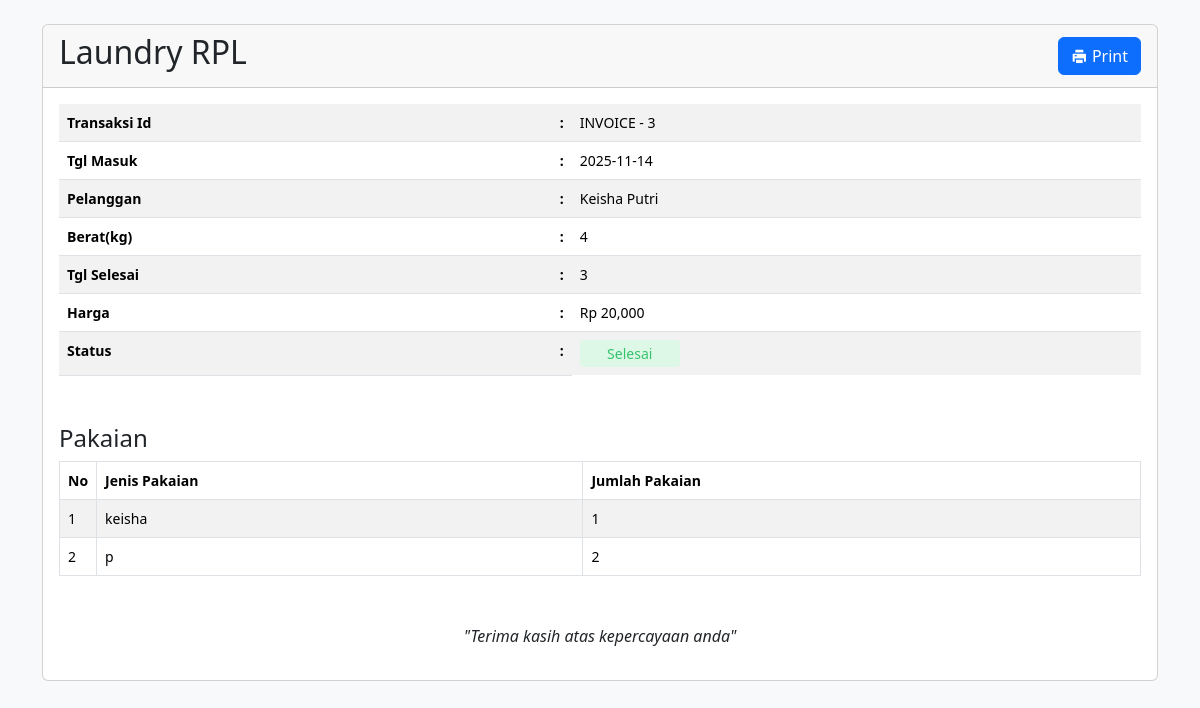
The page /laundrymvc/transaksi/invoice/3 (signed in) on the database its author committed.
### tables this page shows
CREATE TABLE `transaksi` (
  `transaksi_id` int NOT NULL,
  `transaksi_tgl` date NOT NULL,
  `pelanggan_id` int NOT NULL,
  `transaksi_harga` int NOT NULL,
  `transaksi_berat` int NOT NULL,
  `transaksi_tgl_selesai` date DEFAULT NULL,
  `transaksi_status` int DEFAULT '0'
);

CREATE TABLE `pelanggan` (
  `pelanggan_id` int NOT NULL,
  `pelanggan_nama` varchar(100) NOT NULL,
  `pelanggan_hp` varchar(15) NOT NULL,
  `pelanggan_alamat` text NOT NULL
);

CREATE TABLE `pakaian` (
  `pakaian_id` int NOT NULL,
  `transaksi_id` int NOT NULL,
  `pakaian_jenis` varchar(100) DEFAULT NULL,
  `pakaian_jumlah` int DEFAULT NULL
);

### laundrymvc/app/core/Controller.php (called while the page is built, shortened)
<?php
class Controller
{
    public function view($view, $data = array())
    {
        require_once 'app/views/' . $view . '.php';
    }
    public function model($model)
    {
        return new $model;
    }
}

### laundrymvc/app/controllers/Transaksi.php (called while the page is built, shortened)
<?php
class Transaksi extends Controller
{
    public function invoice($id)
    {
        $data['transaksi'] = $this->model('Transaksi_model')->invoiceTransaksi($id);
        $data['pakaian'] = $this->model('Transaksi_model')->invoicePakaian($id);
        $this->view('transaksi/invoice', $data);
    }
}

### laundrymvc/app/core/App.php (called while the page is built, shortened)
<?php
class App
{
    protected $controller = 'dashboard';
    protected $method = 'index';
    protected $params = [];
    public function __construct()
    {
        $url = $this->parse();
        if (file_exists('app/controllers/' . $url[0] . '.php')) {
            $this->controller = $url[0];
            unset($url[0]);
        }
        if (isset($_SESSION['ID_LOGIN'])) {
            $this->controller = new $this->controller;
        } else {
            $this->controller = 'login';
            require_once 'app/controllers/' . $this->controller . '.php';
            $this->controller = new $this->controller;
        }
        if (isset($url[1])) {
            if (method_exists($this->controller, $url[1])) {
                $this->method = $url[1];
                unset($url[1]);
            }
        }
        if (empty($url['url'])) {
            $this->params = array_values($url);
        }
        call_user_func_array([$this->controller, $this->method], $this->params);
    }
    public function parse()
    {
        if (isset($_GET['url'])) {
            $url = $_GET['url'];
        } else {
            $url = 'login';
        }
        $url = rtrim($url, '/');
        $url = filter_var($url, FILTER_SANITIZE_URL);
        $url = explode('/', $url);
        return $url;
    }
}

### laundrymvc/index.php (called while the page is built, shortened)
<?php
new App();

### laundrymvc/app/core/Database.php (called while the page is built, shortened)
<?php
class Database
{
    private $host = DB_HOST;
    private $user = DB_USER;
    private $password = DB_PASS;
    private $dbname = DB_NAME;
    private $dbh;
    private $stmt;
    public function __construct()
    {
        $dsn = 'mysql:host=' . $this->host . ';dbname=' . $this->dbname;
        $option = [
            PDO::ATTR_PERSISTENT => true,
            PDO::ATTR_ERRMODE => PDO::ERRMODE_EXCEPTION,
        ];
        try {
            $this->dbh = new PDO($dsn, $this->user, $this->password, $option);
        } catch (PDOException $e) {
            die('' . $e->getMessage());
        }
    }
    public function query($sql)
    {
        $this->stmt = $this->dbh->prepare($sql);
    }
    public function bind($param, $value, $type = null)
    {
        if ($type === null) {
            switch ($value) {
                default:
                    $type = PDO::PARAM_STR;
                    break;
            }
        }
        $this->stmt->bindValue($param, $value, $type);
    }
    public function execute()
    {
        $this->stmt->execute();
    }
    public function fetch()
    {
        return $this->stmt->fetchAll(PDO::FETCH_ASSOC);
    }
}

### laundrymvc/app/models/Transaksi_model.php (called while the page is built, shortened)
<?php
class Transaksi_model
{
    private $db;
    public function __construct()
    {
        $this->db = new Database();
    }
    public function invoiceTransaksi($id)
    {
        $this->db->query('SELECT * FROM transaksi t
                        JOIN pelanggan p on t.pelanggan_id = p.pelanggan_id
                        WHERE t.transaksi_id = :id');
        $this->db->bind('id', $id);
        $this->db->execute();
        return $this->db->single();
    }
    public function invoicePakaian($id)
    {
        $this->db->query('SELECT * FROM pakaian WHERE transaksi_id = :id');
        $this->db->bind('id', $id);
        $this->db->execute();
        return $this->db->fetch();
    }
}

### laundrymvc/app/views/transaksi/invoice.php (the view, shortened to what this page needs)
<!DOCTYPE html>
<html lang="en">
<head>
    <link rel="stylesheet" href="<?= BASEURL . 'css/bootstrap.css' ?>">
    <link rel="stylesheet" href="<?= BASEURL . 'css/style.css' ?>">
    <link href="https://cdn.jsdelivr.net/npm/remixicon@4.7.0/fonts/remixicon.css" rel="stylesheet" />
</head>
<body>
    <div class="container mt-4">
     <div class="card">
        <div class="card-header d-flex justify-content-between align-items-center">
            <h2>Laundry RPL</h2>
            <a href="<?= REDIRECT . 'transaksi/cetak_invoice/' . $data['transaksi']['transaksi_id']?>" class="btn btn-primary" target="_blank"><i class="ri-printer-fill"></i> Print</a>
        </div>
        <div class="card-body">
               <div class="table-reponsive">
            <table class="table table-striped">
                <tbody>
                    <tr>
                        <th>Transaksi Id</th>
                        <th width="1%">:</th>
                        <td>INVOICE - <?= $data['transaksi']['transaksi_id'] ?></td>
                    </tr>
                    <tr>
                        <th>Tgl Masuk</th>
                        <th width="1%">:</th>
                        <td><?= $data['transaksi']['transaksi_tgl'] ?></td>
                    </tr>
                    <tr>
                        <th>Pelanggan</th>
                        <th width="1%">:</th>
                        <td><?= $data['transaksi']['pelanggan_nama'] ?></td>
                    </tr>
                    <tr>
                        <th>Berat(kg)</th>
                        <th width="1%">:</th>
                        <td><?= $data['transaksi']['transaksi_berat'] ?></td>
                    </tr>
                    <tr>
                        <th>Tgl Selesai</th>
                        <th width="1%">:</th>
                        <td><?php if ($data['transaksi']['transaksi_tgl_selesai']) {
                            echo $data['transaksi']['transaksi_id'];
                        } else {
                            echo '<i>Masih Proses</i>';
                        } ?>
                        </td>
                    </tr>
                    <tr>
                        <th>Harga</th>
                        <th width="1%">:</th>
                        <td><?= 'Rp ' . number_format($data['transaksi']['transaksi_harga'], 0, '.') ?></td>
                    </tr>
                    <tr>
                        <th>Status</th>
                        <th width="1%">:</th>
                        <td class=" border-0" style="white-space: nowrap;">
                            <?php if ($data['transaksi']['transaksi_status'] == 0): ?>
                                <span
                                    style="background: #e8e3fd; color: #6e42f5; display: inline-block; width: 100px; text-align: center; border-radius:4px; padding: 3px 10px;">Masuk</span>
                            <?php elseif ($data['transaksi']['transaksi_status'] == 1): ?>
                                <span
                                    style="background: #feeed2; color: #e39b17; display: inline-block; width: 100px; text-align: center; border-radius:4px; padding: 3px 10px;">Diproses</span>
                            <?php elseif ($data['transaksi']['transaksi_status'] == 2): ?>
                                <span
                                    style="background: #ddf8e6; color: #35c36c; display: inline-block; width: 100px; text-align: center; border-radius:4px; padding: 3px 10px;">Selesai</span>
                            <?php else: ?>
                                <p>Status Invalid</p>
                            <?php endif; ?>
                        </td>
                    </tr>
                </tbody>
            </table>
        </div>
        <div class="table-responsive mt-5">
            <h4>Pakaian</h4>
            <table class="table table-bordered table-striped">
                <thead>
                    <tr>
                        <th width="1%">No</th>
                        <th>Jenis Pakaian</th>
                        <th>Jumlah Pakaian</th>
                    </tr>
                </thead>
                <tbody>
                    <?php
                    $no = 1;
                    foreach($data['pakaian'] as $p) : ?>
                    <tr>
                        <td><?= $no ?></td>
                        <td><?= $p['pakaian_jenis'] ?></td>
                        <td><?= $p['pakaian_jumlah'] ?></td>
                    </tr>
                    <?php $no++; endforeach; ?>
                </tbody>
            </table>
            <p class="text-center mt-5"><i>"Terima kasih atas kepercayaan anda"</i></p>
        </div>
        </div>
     </div>
    </div>
</body>
</html>

### laundrymvc/assets/css/style.css (style rules this page uses)
body { background-color: #F8F9FB; }
a { text-decoration: none; }

### laundrymvc/app/views/transaksi/invoice.php (style rules this page uses)
table th, table td { font-size: 14px; }

### rows shown on the page
transaksi: transaksi_id "3", transaksi_tgl "2025-11-14", pelanggan.pelanggan_nama "Keisha Putri", transaksi_berat "4", transaksi_harga "20,000"
pakaian: pakaian_jenis "keisha", pakaian_jumlah "1"
pakaian: pakaian_jenis "p", pakaian_jumlah "2"
